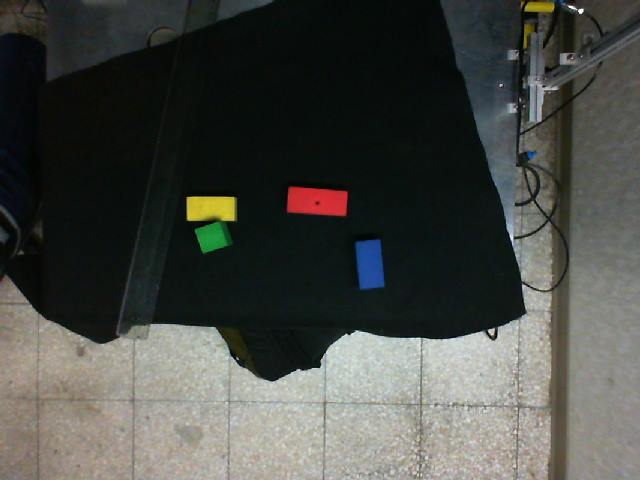
//> input picture pic.jpg, 640 x 480 px
$ ./object_tracking   (built with g++ and OpenCV 4)
//> lines starting //> are read from the running program, lines starting //| are printed output that depends on the picture; after the words box and inside, x2 and y2 are one past the last pixel; in counts of white or black regions, pixels touching at a corner belong together
#include <iostream>
#include "opencv2/highgui/highgui.hpp"
#include "opencv2/imgproc/imgproc.hpp"

using namespace cv;
using namespace std;

int main( int argc, char** argv )
{
	cv::Mat sourceImage;
    sourceImage = cv::imread("pic.jpg"); // Load a gray scale picture.
//> sourceImage is the input picture: 480 rows x 640 cols, CV_8UC3; mean B, G, R 69.5, 74.3, 72.2
    if (!sourceImage.data)
        exit(1); //can't open, then exit

	//Blue object
	int iLowH = 101;
	int iHighH = 112;

	int iLowS = 130;
	int iHighS = 255;

	int iLowV = 74;
	int iHighV = 163;

	Mat imgHSV;
	cvtColor(sourceImage, imgHSV, COLOR_BGR2HSV); //Convert the captured frame from BGR to HSV
//> imgHSV: 480 rows x 640 cols, CV_8UC3; mean H, S, V 60.3, 63, 77.3

	Mat imgThresholded;
	inRange(imgHSV, Scalar(iLowH, iLowS, iLowV), Scalar(iHighH, iHighS, iHighV), imgThresholded); //Threshold the image
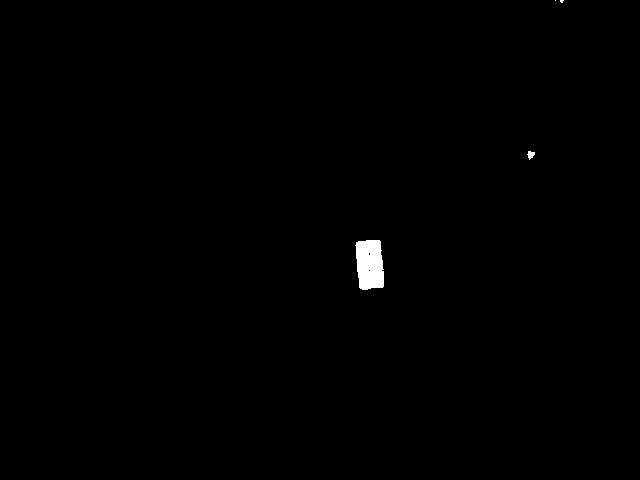
//> imgThresholded: 480 rows x 640 cols, CV_8UC1; 0.42% white; 4 white regions (2 under 20 px), largest, box (x1, y1, x2, y2) and area: (355, 240, 384, 290) 1225, (527, 151, 535, 160) 44

	//morphological opening (removes small objects from the foreground)
	erode(imgThresholded, imgThresholded, getStructuringElement(MORPH_ELLIPSE, Size(5, 5)) );
	dilate( imgThresholded, imgThresholded, getStructuringElement(MORPH_ELLIPSE, Size(5, 5)) );

	//morphological closing (removes small holes from the foreground)
	dilate( imgThresholded, imgThresholded, getStructuringElement(MORPH_ELLIPSE, Size(5, 5)) );
	erode(imgThresholded, imgThresholded, getStructuringElement(MORPH_ELLIPSE, Size(5, 5)) );
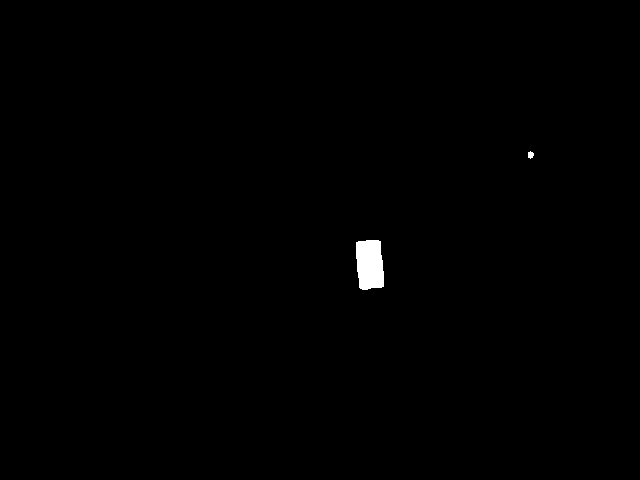
//> imgThresholded: 480 rows x 640 cols, CV_8UC1; 0.41% white; 2 white regions, box (x1, y1, x2, y2) and area: (356, 240, 384, 290) 1224, (528, 151, 534, 159) 35

	//Calculate the moments of the thresholded image
	Moments oMoments = moments(imgThresholded);
//> oMoments = moments, m00 321045, centre m10/m00, m01/m00 = (373.9, 261.1)

	double dM01 = oMoments.m01;
//> dM01 = 83819010
	double dM10 = oMoments.m10;
//> dM10 = 120024165
	double dArea = oMoments.m00;
//> dArea = 321045

	int posX = dM10 / dArea;
//> posX = 373
	int posY = dM01 / dArea;
//> posY = 261
	double pAngle = 0.5 * atan2( 2 * oMoments.mu11, oMoments.mu20 - oMoments.mu02 );
//> pAngle = -0.658

	cout<<"Block centroid: ("<< posX <<", "<<posY<<") \n Angle: "<<pAngle<<endl;
//| Block centroid: (373, 261)
//|  Angle: -0.658079

	//drawing
	circle( sourceImage, Point2d( posX, posY ), 100, Scalar(255, 0, 0) );
	Point2d x0 = Point2d( 0, posY - tan( pAngle ) * posX );
//> x0 = Point(0, 549.3)
	Point2d x1 = Point2d( sourceImage.cols, posY + tan(pAngle) * (sourceImage.cols - posX ));
//> x1 = Point(640, 54.6)
	line( sourceImage, x0, x1, Scalar(255,0,0) );
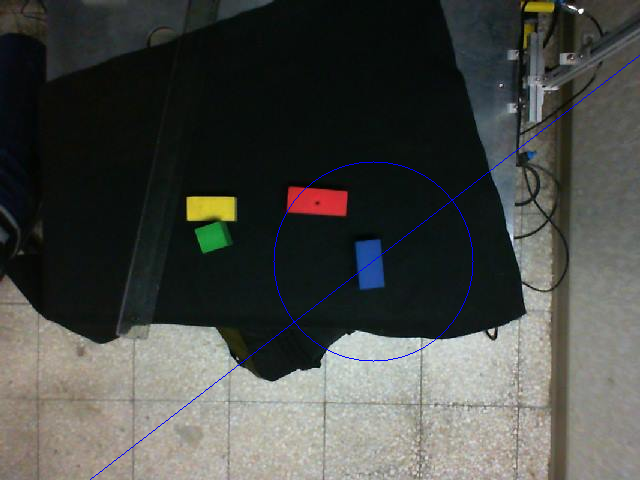
//> sourceImage: 480 rows x 640 cols, CV_8UC3; mean B, G, R 70.2, 74.1, 72

	//imshow("Thresholded Image", imgThresholded); //show the thresholded image
	imshow("Original", sourceImage); //show the original image

	waitKey(0);

	return 0;
}
